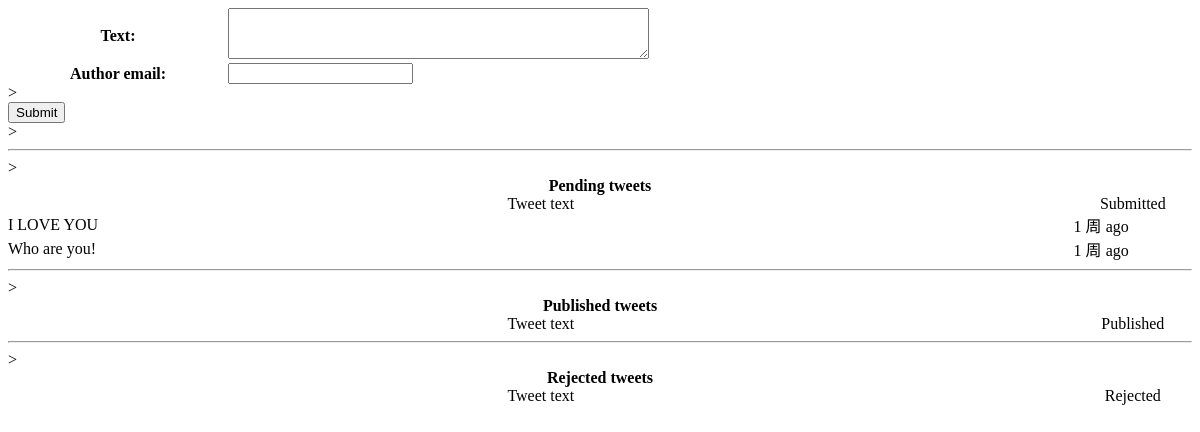
/poster/, run on an earlier commit of the app's database.
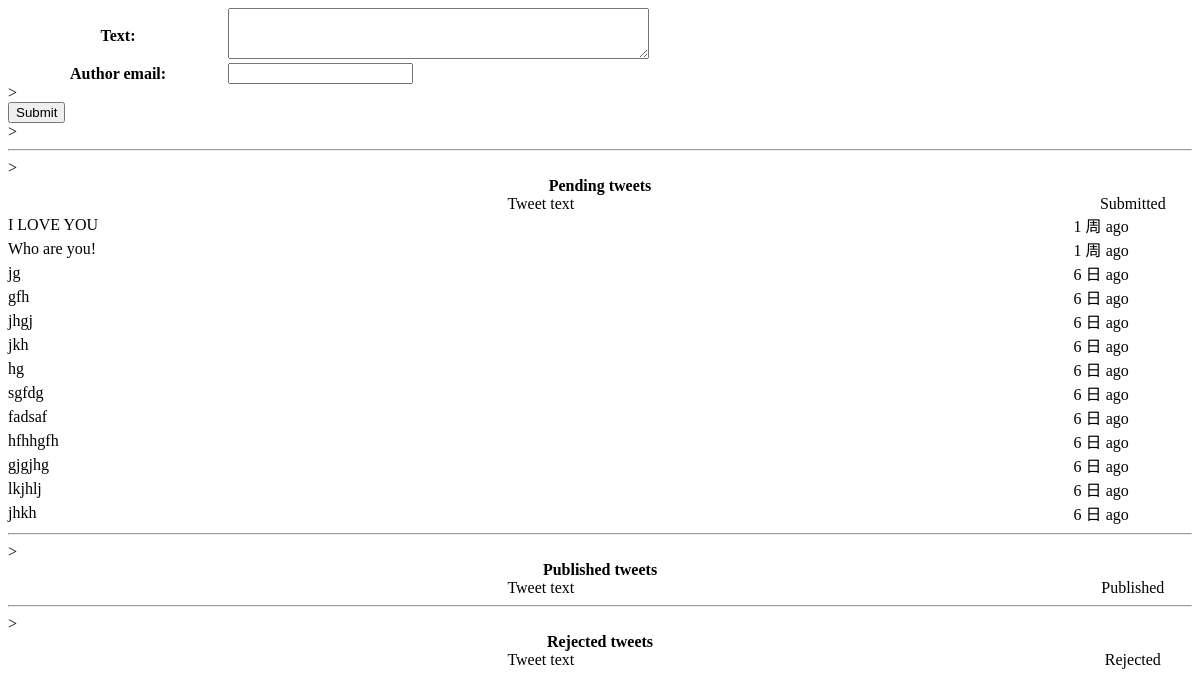
And on a later commit of the database.
### poster/models.py (models this page shows, shortened)
class Tweet(models.Model):
    text = models.CharField(max_length=140)
    author_email = models.CharField(max_length=200)
    created_at = models.DateTimeField(auto_now_add=True)
    published_at = models.DateTimeField(null = True)
    rejected_at = models.DateTimeField(null = True)
    STATE_CHOICES = (
        ('pending','pending'),
        ('published','published'),
        ('rejected','rejected'),
    )
    state  = models.CharField(max_length=15,choices=STATE_CHOICES)
    class Meta:
        permissions = (
            ("can_approve_or_reject_tweet",
             "Can approve or reject tweets"),
        )

### poster/views.py (the view)
# urls.py: url(r'^edit//(?P<tweet_id>\d+)$',poster.views.post_tweet),
def post_tweet(request,tweet_id=None):                  #这个tweet_id这个名称可以换成其他的  在这里调用的两次都为None
    tweet = None
    logging.debug('post tweet')
    logging.info('tweet_id:%s',tweet_id)
    if tweet_id:
        tweet = get_object_or_404(Tweet,id=tweet_id)    #在这个方法中这句始终没有运行
    if request.method == 'POST':
        logging.debug('method post')
        form = TweetForm(request.POST,instance=tweet)   #缺少request.POST, 页面将不能够跳转  request.POST中有提交的数据
        if form.is_valid():
            logging.debug('is valid')
            new_tweet = form.save(commit=False)
            new_tweet.state = 'pending'
            new_tweet.save()
            return HttpResponseRedirect('/poster/thankyou')
    else:
        form = TweetForm(instance=tweet)
        pending_tweets = Tweet.objects.filter(state = 'pending').order_by('created_at')
        published_tweets = Tweet.objects.filter(state = 'published').order_by('-published_at')
        rejected_tweets = Tweet.objects.filter(state = 'rejected').order_by('-rejected_at')
    return render_to_response('post_tweet.html',{'form':form,'pending_tweets':pending_tweets,'published_tweets':published_tweets,'rejected_tweets':rejected_tweets},RequestContext(request))

### poster/views.py
class TweetForm(forms.ModelForm):
    class Meta:
        model = Tweet
        fields = ('text','author_email')
        widgets = {
            'text':forms.Textarea(attrs={'cols':50,'rows':3})
        }

### poster/templates/post_tweet.html (shortened to what this page needs)
<!DOCTYPE html>
<html lang="en">
<head>
</head>
<body>
    <form action="/poster/create/" method=post> {% csrf_token %}
    <table width="100%" height="100%" align="center" cellpadding="0" cellspacing="0">{{form}}</table>><br>
    <input type="submit">
    </form>>
<hr>
<table width="100%" height="100%" align="center" cellpadding="0" cellspacing="0">
    <tr>
        <td colspan="2" align="center">
            <b>Pending tweets</b>
    </tr>
    <tr>
        <td>
            <center>
            Tweet text
            </center>
        </td>
        <td width="10%">
            <center>
            Submitted
            </center>
        </td>>
    </tr>
    {% for tweet in pending_tweets %}
    <tr>
    <td>
        {{tweet.text}}
    </td>
    <td width="10%">
        {{tweet.created_at|timesince}} ago
    </td>
    </tr>
    {% endfor %}
</table>
    <hr>
<table width="100%" height="100%" align="center" cellpadding="0" cellspacing="0">
    <tr>
        <td colspan="2" align="center">
            <b>Published tweets</b>
    </tr>
    <tr>
        <td>
            <center>
            Tweet text
            </center>
        </td>
        <td width="10%">
            <center>
            Published
            </center>
        </td>>
    </tr>
</table>
    <hr>
<table width="100%" height="100%" align="center" cellpadding="0" cellspacing="0">
    <tr>
        <td colspan="2" align="center">
            <b>Rejected tweets</b>
    </tr>
    <tr>
        <td>
            <center>
            Tweet text
            </center>
        </td>
        <td width="10%">
            <center>
            Rejected
            </center>
        </td>>
    </tr>
</table>
</body>
</html>

What changed in the data, as far as the page shows it:
added Tweet: text "jg", created_at "6 日"
added Tweet: text "gfh", created_at "6 日"
added Tweet: text "jhgj", created_at "6 日"
added Tweet: text "jkh", created_at "6 日"
added Tweet: text "hg", created_at "6 日"
added Tweet: text "sgfdg", created_at "6 日"
added Tweet: text "fadsaf", created_at "6 日"
added Tweet: text "hfhhgfh", created_at "6 日"
added Tweet: text "gjgjhg", created_at "6 日"
added Tweet: text "lkjhlj", created_at "6 日"
added Tweet: text "jhkh", created_at "6 日"
